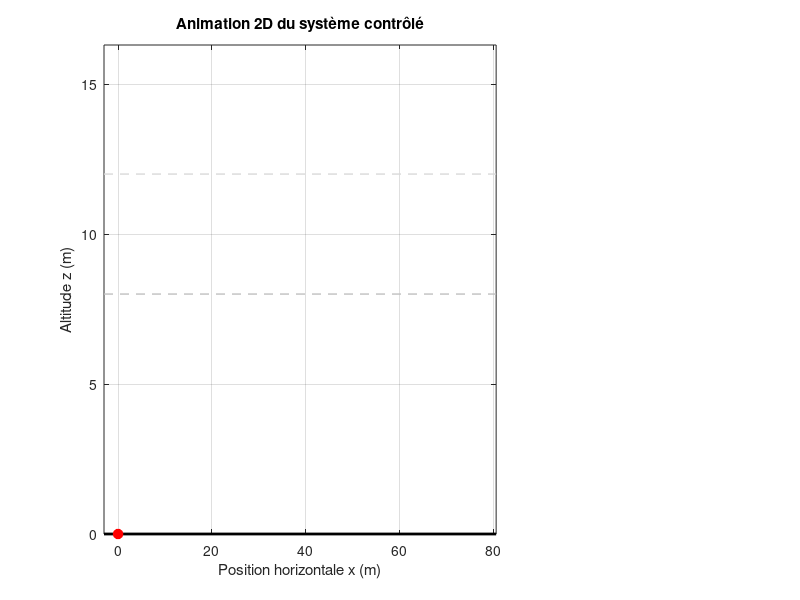

This figure's MATLAB source: (Note: this script raises an error after producing the figure.)
% 2D vehicle control with PID and MP4 export.
% This script simulates a simplified 2D vehicle with:
%   - horizontal and vertical translation;
%   - angular motion;
%   - altitude and angle PID control loops;
%   - wind disturbances;
%   - animated visualization and video recording.
%
% Output:
%   - videos/controle_2D_PID_animation.mp4
clc; clear; close all;

%% =========================
% PARAMETRES PHYSIQUES
%% =========================
m = 1.5;          % masse (kg)
J = 0.08;         % inertie (kg.m^2)
g = 9.81;         % gravité (m/s^2)

cx = 0.25;        % amortissement horizontal
cz = 0.90;        % amortissement vertical
cth = 0.15;       % amortissement angulaire

L = 1.2;          % longueur visuelle du véhicule

%% =========================
% SIMULATION
%% =========================
dt = 0.01;
Tend = 22;
t = 0:dt:Tend;
N = length(t);

%% =========================
% ETATS
%% =========================
x = zeros(1,N);        % position horizontale
vx = zeros(1,N);       % vitesse horizontale

z = zeros(1,N);        % altitude
vz = zeros(1,N);       % vitesse verticale

theta = zeros(1,N);    % angle (rad)
omega = zeros(1,N);    % vitesse angulaire

%% =========================
% COMMANDES
%% =========================
T = zeros(1,N);        % poussée
M = zeros(1,N);        % couple

%% =========================
% CONSIGNES
%% =========================
z_ref = zeros(1,N);
theta_ref = zeros(1,N);

z_ref(t >= 1)  = 8;                 % monter à 8 m
z_ref(t >= 12) = 12;                % puis à 12 m

theta_ref(t >= 6)  = deg2rad(10);   % inclinaison +10°
theta_ref(t >= 14) = deg2rad(-8);   % inclinaison -8°
theta_ref(t >= 18) = deg2rad(0);    % retour à 0°

%% =========================
% PID ALTITUDE
%% =========================
Kpz = 18;
Kiz = 4;
Kdz = 10;

%% =========================
% PID ANGLE
%% =========================
Kpt = 12;
Kit = 1.5;
Kdt = 4.5;

%% =========================
% VARIABLES PID
%% =========================
ez = zeros(1,N);
eth = zeros(1,N);

int_ez = 0;
int_eth = 0;

ez_prev = 0;
eth_prev = 0;

%% =========================
% PERTURBATIONS DE VENT
%% =========================
wx = zeros(1,N);     % vent horizontal
wz = zeros(1,N);     % vent vertical
wth = zeros(1,N);    % vent angulaire

for k = 1:N
    tk = t(k);

    % Rafale horizontale à droite
    if tk >= 4 && tk < 8
        wx(k) = 2.0;
    end

    % Rafale verticale
    if tk >= 9 && tk < 12
        wz(k) = 2.5;
    end

    % Vent angulaire oscillant
    if tk >= 13 && tk < 18
        wth(k) = 0.05*sin(2*pi*0.8*tk);
    end

    % Rafale horizontale opposée
    if tk >= 18 && tk < 20
        wx(k) = -2.8;
    end
end

%% =========================
% SATURATIONS
%% =========================
Tmin = 0;
Tmax = 45;

Mmin = -6;
Mmax = 6;

%% =========================
% BOUCLE DE SIMULATION
%% =========================
for k = 2:N

    % ----- PID altitude
    ez(k) = z_ref(k) - z(k-1);
    int_ez = int_ez + ez(k)*dt;
    dez = (ez(k) - ez_prev)/dt;

    Teq = m*g / max(cos(theta(k-1)), 0.2);   % compensation poids simple
    T(k) = Teq + Kpz*ez(k) + Kiz*int_ez + Kdz*dez;
    T(k) = min(max(T(k), Tmin), Tmax);

    if T(k) == Tmin || T(k) == Tmax
        int_ez = int_ez - ez(k)*dt;
    end
    ez_prev = ez(k);

    % ----- PID angle
    eth(k) = theta_ref(k) - theta(k-1);
    int_eth = int_eth + eth(k)*dt;
    deth = (eth(k) - eth_prev)/dt;

    M(k) = Kpt*eth(k) + Kit*int_eth + Kdt*deth;
    M(k) = min(max(M(k), Mmin), Mmax);

    if M(k) == Mmin || M(k) == Mmax
        int_eth = int_eth - eth(k)*dt;
    end
    eth_prev = eth(k);

    % ----- Dynamique translationnelle 2D
    ax = (T(k)*sin(theta(k-1)) - cx*vx(k-1) + wx(k)) / m;
    az = (T(k)*cos(theta(k-1)) - m*g - cz*vz(k-1) + wz(k)) / m;

    % ----- Dynamique angulaire
    alpha = (M(k) - cth*omega(k-1) + wth(k)) / J;

    % ----- Intégration Euler
    vx(k) = vx(k-1) + ax*dt;
    x(k) = x(k-1) + vx(k)*dt;

    vz(k) = vz(k-1) + az*dt;
    z(k) = z(k-1) + vz(k)*dt;
    if z(k) < 0
        z(k) = 0;
        vz(k) = 0;
    end

    omega(k) = omega(k-1) + alpha*dt;
    theta(k) = theta(k-1) + omega(k)*dt;
end

%% =========================
% FIGURE
%% =========================
fig = figure('Position',[70 50 1300 800],'Color','w');

% ---------- Animation principale
subplot(2,3,[1 2 4 5]);
hold on; grid on; box on;
title('Animation 2D du système contrôlé');
xlabel('Position horizontale x (m)');
ylabel('Altitude z (m)');

xmin = min(x) - 3;
xmax = max(x) + 3;
zmax = max([z_ref z]) + 4;

xlim([xmin xmax]);
ylim([0 zmax]);

% Sol
plot([xmin xmax], [0 0], 'k', 'LineWidth', 2);

% Consignes d'altitude
plot([xmin xmax], [8 8], '--', 'Color', [0.75 0.75 0.75], 'LineWidth', 1);
plot([xmin xmax], [12 12], '--', 'Color', [0.85 0.85 0.85], 'LineWidth', 1);

% Trace
hTrace = plot(NaN, NaN, 'r--', 'LineWidth', 1.5);

% Corps véhicule
hBody = plot([0 0], [0 0], 'b', 'LineWidth', 4);

% Centre
hCenter = plot(0, 0, 'ro', 'MarkerFaceColor', 'r', 'MarkerSize', 7);

% Flamme
hFlame = plot([0 0], [0 0], 'm', 'LineWidth', 3);

% Vecteur poussée
hThrust = quiver(0, 0, 0, 0, 0, 'Color', [0 0.5 0], 'LineWidth', 2, 'MaxHeadSize', 1.5);

% Vent horizontal visible
nWind = 6;
windY = linspace(1, zmax-1, nWind);
hWind = gobjects(1, nWind);
for i = 1:nWind
    hWind(i) = quiver(xmin + 1, windY(i), 0, 0, 0, ...
        'Color', [0.2 0.7 1], 'LineWidth', 1.5, 'MaxHeadSize', 1.2);
end

% Textes info
txt1 = text(xmax-0.2, zmax-0.5, '', 'HorizontalAlignment','right', 'FontWeight','bold');
txt2 = text(xmax-0.2, zmax-1.3, '', 'HorizontalAlignment','right', 'Color','b');
txt3 = text(xmax-0.2, zmax-2.1, '', 'HorizontalAlignment','right', 'Color','r');
txt4 = text(xmax-0.2, zmax-2.9, '', 'HorizontalAlignment','right', 'Color','m');
txt5 = text(xmax-0.2, zmax-3.7, '', 'HorizontalAlignment','right', 'Color',[0 0.5 0], 'FontWeight','bold');

% ---------- Altitude
subplot(2,3,3);
hold on; grid on; box on;
plot(t, z_ref, '--k', 'LineWidth', 1.5);
hAlt = plot(NaN, NaN, 'b', 'LineWidth', 1.8);
xlabel('Temps (s)');
ylabel('Altitude (m)');
title('Réponse en altitude');
legend('Consigne', 'Altitude', 'Location', 'best');

% ---------- Angle
subplot(2,3,6);
hold on; grid on; box on;
plot(t, rad2deg(theta_ref), '--k', 'LineWidth', 1.5);
hAng = plot(NaN, NaN, 'r', 'LineWidth', 1.8);
xlabel('Temps (s)');
ylabel('\theta (deg)');
title('Réponse angulaire');
legend('Consigne', 'Angle', 'Location', 'best');

%% =========================
% VIDEO MP4
%% =========================
if ~exist('videos', 'dir')
    mkdir('videos');
end

videoPath = fullfile('videos', 'controle_2D_PID_animation.mp4');
vw = VideoWriter(videoPath, 'MPEG-4');
vw.FrameRate = 30;
vw.Quality = 100;
open(vw);

%% =========================
% ANIMATION
%% =========================
step = 4;
xTrace = [];
zTrace = [];

for k = 1:step:N

    xc = x(k);
    zc = z(k);

    % Corps incliné
    x1 = xc - (L/2)*sin(theta(k));
    x2 = xc + (L/2)*sin(theta(k));

    z1 = zc - (L/2)*cos(theta(k));
    z2 = zc + (L/2)*cos(theta(k));

    subplot(2,3,[1 2 4 5]);

    % Corps
    set(hBody, 'XData', [x1 x2], 'YData', [z1 z2]);
    set(hCenter, 'XData', xc, 'YData', zc);

    % Flamme
    flameLength = 0.4 + 0.8*(T(k)/Tmax);
    xf1 = xc + 0.15*sin(theta(k));
    zf1 = zc + 0.15*cos(theta(k));
    xf2 = xc - flameLength*sin(theta(k));
    zf2 = zc - flameLength*cos(theta(k));
    set(hFlame, 'XData', [xf1 xf2], 'YData', [zf1 zf2]);

    % Vecteur poussée
    thrustScale = 0.12;
    uT = thrustScale*T(k)*sin(theta(k));
    vT = thrustScale*T(k)*cos(theta(k));
    set(hThrust, 'XData', xc, 'YData', zc, 'UData', uT, 'VData', vT);

    % Trace
    xTrace = [xTrace xc];
    zTrace = [zTrace zc];
    set(hTrace, 'XData', xTrace, 'YData', zTrace);

    % Vent visible
    meanWind = wx(k);
    windScale = 0.25;
    for i = 1:nWind
        set(hWind(i), ...
            'XData', xmin + 1, ...
            'YData', windY(i), ...
            'UData', windScale*meanWind, ...
            'VData', 0);
    end

    % Texte phase
    if t(k) < 1
        phase = 'Décollage initial';
    elseif t(k) >= 4 && t(k) < 8
        phase = 'Rafale horizontale';
    elseif t(k) >= 9 && t(k) < 12
        phase = 'Rafale verticale';
    elseif t(k) >= 13 && t(k) < 18
        phase = 'Vent angulaire oscillant';
    elseif t(k) >= 18 && t(k) < 20
        phase = 'Rafale opposée';
    else
        phase = 'Suivi PID normal';
    end

    set(txt1, 'String', sprintf('Temps = %.2f s', t(k)));
    set(txt2, 'String', sprintf('x = %.2f m, z = %.2f m', x(k), z(k)));
    set(txt3, 'String', sprintf('v_x = %.2f m/s, v_z = %.2f m/s', vx(k), vz(k)));
    set(txt4, 'String', sprintf('\\theta = %.2f deg | T = %.2f N | M = %.2f N.m', ...
        rad2deg(theta(k)), T(k), M(k)));
    set(txt5, 'String', sprintf('Vent: w_x = %.2f, w_z = %.2f, w_\\theta = %.3f | %s', ...
        wx(k), wz(k), wth(k), phase));

    % Courbes
    subplot(2,3,3);
    set(hAlt, 'XData', t(1:k), 'YData', z(1:k));

    subplot(2,3,6);
    set(hAng, 'XData', t(1:k), 'YData', rad2deg(theta(1:k)));

    drawnow;
    frame = getframe(fig);
    writeVideo(vw, frame);
end

close(vw);

fprintf('\nVidéo enregistrée : %s\n', videoPath);
